Frame 1 (no input): blank canvas, image omitted
Frame 60 (the mouse pressed at the canvas centre just before this capture): blank canvas, image omitted
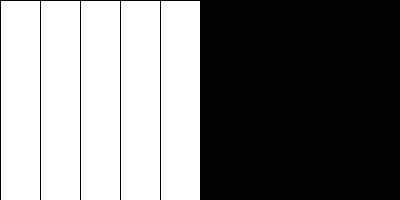
Frame 120 (the mouse held since frame 60 and released just before this capture)

The Processing sketch whose frames 1 and 60 were blank and that drew this single picture after the mouse press (run headless with seeded random() and noise(); from frame 60 on, the mouse is pressed at the canvas centre):

// Processing sketch: ej11b_barrasConFor
// ── ej11b_barrasConFor.pde
//Estructuras repetitivas: CICLO FOR

int ancho;  //variable GLOBAL: puede acceder todo su programa

void setup(){
  size( 400, 200 );
  
  ancho = width / 10;  //=40
  
  int x = 100;  //variable LOCAL: nace y muere (existe) dentro de las llaves, en este caso en el setup();
}

void draw(){
  background( 0 );
  
  /* SINTAXIS CICLO FOR
    for( iniciador ; condicion ; actualizacion ){
      acciones;
    }
  */
  
  //1: actualizo + 1
  //for( int i = 0 ; i < 10 ; i++ ){
  //  rect(i*40, 0, ancho, height );
  //  println( i );
  //}
  
  //2: actualizo + 40 
  for( int i = 0 ; i < mouseX ; i+=40 ){
    rect(i, 0, ancho, height );
    println( i );
  }
 
  //CONCLUSION_1: i (indice) funciona como contador del 0 al 9
  //CONCLUSION_2: este indice es LA magia del for
  
  //rect(NUM_QUE_CAMBIA, 0, ancho, height );
}
